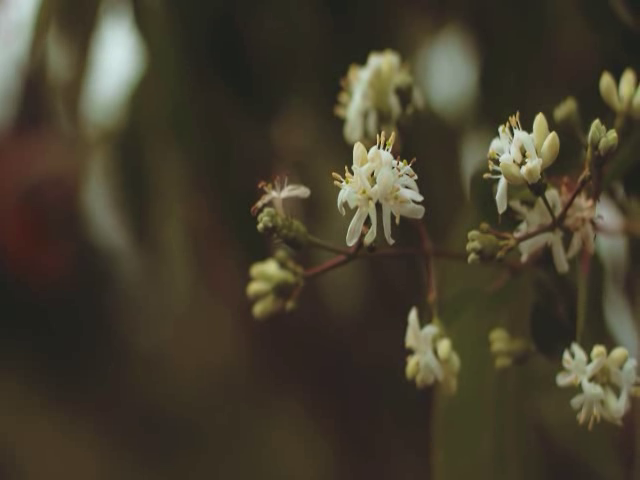
#> input picture frame 23 of 10_File Operations/09_VideoFileManagement/savedVideos/videoWithEdges.mp4, 640 x 480 px, given in place of Video04.mp4, which was not available
$ python ex06-videoWithEdges.py
#> lines starting #> are read from the running program, lines starting #| are printed output that depends on the picture; after the words box and inside, x2 and y2 are one past the last pixel; in counts of white or black regions, pixels touching at a corner belong together; pictures that were not available may be replaced by others from this repository, and a replacement may not be noted
#!python3

import os
os.system("cls")

import cv2

print("\nCreating an object for capturing the video..", end="\n")

captureVideo = cv2.VideoCapture(r"C:\Practice\my-python-journey\10_File Operations\09_VideoFileManagement\Videos\Video04.mp4")

if not captureVideo.isOpened() :
    print("\nFatal Error! could not open the video file..", end="\n")
    exit()

print("\nReading the video file until it is completely read...", end="\n")

windowWidth = 640
windowHeight = 480

videoFourCC = cv2.VideoWriter_fourcc(*'mp4v') # code that should be used for mp4 videos
outvideoFile = cv2.VideoWriter(r"C:\Practice\my-python-journey\10_File Operations\09_VideoFileManagement\savedVideos\videoWithEdges.mp4", videoFourCC, 20.0, (windowWidth, windowHeight))

while (captureVideo.isOpened()) :
    frameReturned, frameValue = captureVideo.read()
#> frameValue is the input picture: shape (480, 640, 3); mean B, G, R 45.6, 61.9, 68.5

    if frameReturned == True :

        resizedFrame = cv2.resize(frameValue, (windowWidth, windowHeight))
        grayFramevideo = cv2.cvtColor(resizedFrame, cv2.COLOR_BGR2GRAY)
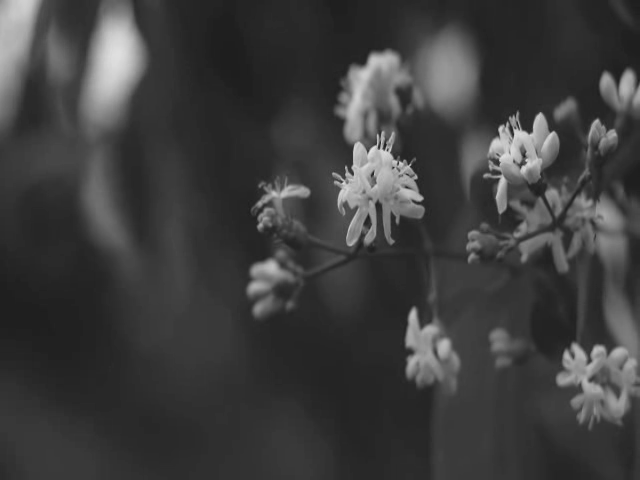
#> grayFramevideo: shape (480, 640); min 25, max 224, mean 62

        videoEdges = cv2.Canny(grayFramevideo, 100, 200)
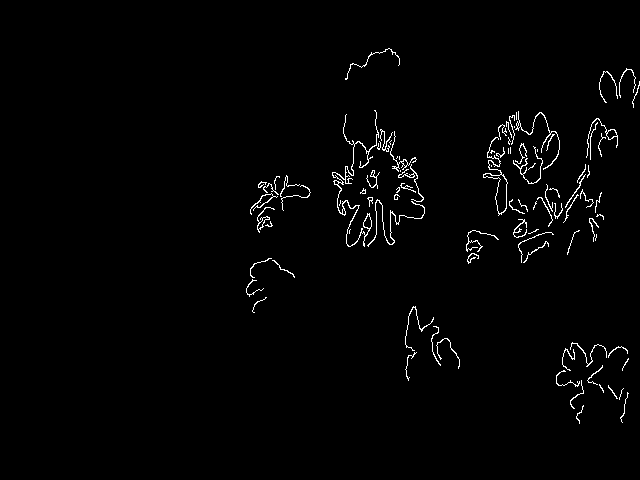
#> videoEdges: shape (480, 640); 1.5% white in thin lines or dots, all inside (x1, y1, x2, y2) = (246, 48, 640, 424)

        outvideoFile.write(resizedFrame)
        cv2.imshow("Current Frame : ", videoEdges)

        if cv2. waitKey(25) & 0xFF == ord('q') :
#> (key q is pressed here)
            break
    else :
        break


captureVideo.release()
outvideoFile.release()
cv2.destroyAllWindows()
